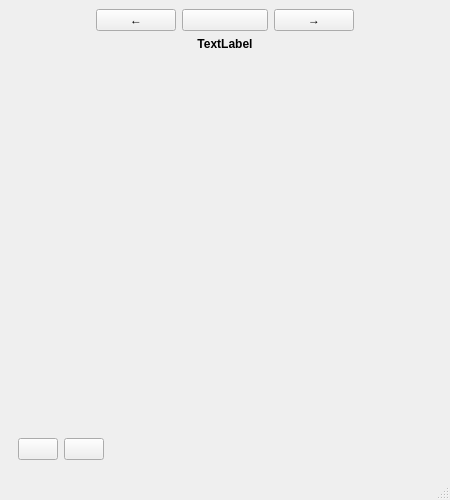
<?xml version="1.0" encoding="UTF-8"?>
<ui version="4.0">
 <class>MainWindow</class>
 <widget class="QMainWindow" name="MainWindow">
  <property name="geometry">
   <rect>
    <x>0</x>
    <y>0</y>
    <width>450</width>
    <height>500</height>
   </rect>
  </property>
  <property name="windowTitle">
   <string>MainWindow</string>
  </property>
  <widget class="QWidget" name="centralwidget">
   <layout class="QVBoxLayout" name="verticalLayout_2">
    <item>
     <layout class="QGridLayout" name="gridLayout_2" columnstretch="2,1,2,1,2">
      <item row="0" column="1">
       <widget class="QPushButton" name="date_back_button">
        <property name="layoutDirection">
         <enum>Qt::LeftToRight</enum>
        </property>
        <property name="text">
         <string>←</string>
        </property>
       </widget>
      </item>
      <item row="0" column="0">
       <spacer name="horizontalSpacer_2">
        <property name="orientation">
         <enum>Qt::Horizontal</enum>
        </property>
        <property name="sizeHint" stdset="0">
         <size>
          <width>40</width>
          <height>20</height>
         </size>
        </property>
       </spacer>
      </item>
      <item row="0" column="3">
       <widget class="QPushButton" name="date_forward_button">
        <property name="text">
         <string>→</string>
        </property>
       </widget>
      </item>
      <item row="0" column="2">
       <widget class="QPushButton" name="date_current_button">
        <property name="text">
         <string/>
        </property>
        <property name="icon">
         <iconset resource="images.qrc">
          <normaloff>:/icons/resources/icons/today.png</normaloff>:/icons/resources/icons/today.png</iconset>
        </property>
       </widget>
      </item>
      <item row="0" column="4">
       <spacer name="horizontalSpacer_3">
        <property name="orientation">
         <enum>Qt::Horizontal</enum>
        </property>
        <property name="sizeHint" stdset="0">
         <size>
          <width>40</width>
          <height>20</height>
         </size>
        </property>
       </spacer>
      </item>
      <item row="1" column="2">
       <widget class="DateLabel" name="date_label">
        <property name="font">
         <font>
          <bold>true</bold>
         </font>
        </property>
        <property name="text">
         <string>TextLabel</string>
        </property>
        <property name="alignment">
         <set>Qt::AlignCenter</set>
        </property>
       </widget>
      </item>
     </layout>
    </item>
    <item>
     <widget class="QScrollArea" name="scrollArea">
      <property name="frameShape">
       <enum>QFrame::NoFrame</enum>
      </property>
      <property name="lineWidth">
       <number>0</number>
      </property>
      <property name="widgetResizable">
       <bool>true</bool>
      </property>
      <widget class="QWidget" name="scrollAreaWidgetContents">
       <property name="geometry">
        <rect>
         <x>0</x>
         <y>0</y>
         <width>432</width>
         <height>326</height>
        </rect>
       </property>
       <layout class="QVBoxLayout" name="verticalLayout_3"/>
      </widget>
     </widget>
    </item>
    <item alignment="Qt::AlignBottom">
     <widget class="QWidget" name="widget" native="true">
      <layout class="QHBoxLayout" name="horizontalLayout">
       <item>
        <widget class="QPushButton" name="new_task_button">
         <property name="text">
          <string/>
         </property>
         <property name="icon">
          <iconset resource="images.qrc">
           <normaloff>:/icons/resources/icons/plus.png</normaloff>:/icons/resources/icons/plus.png</iconset>
         </property>
        </widget>
       </item>
       <item>
        <widget class="QPushButton" name="favourites_button">
         <property name="text">
          <string/>
         </property>
         <property name="icon">
          <iconset resource="images.qrc">
           <normaloff>:/icons/resources/icons/star.png</normaloff>:/icons/resources/icons/star.png</iconset>
         </property>
        </widget>
       </item>
       <item>
        <spacer name="horizontalSpacer">
         <property name="orientation">
          <enum>Qt::Horizontal</enum>
         </property>
         <property name="sizeHint" stdset="0">
          <size>
           <width>40</width>
           <height>20</height>
          </size>
         </property>
        </spacer>
       </item>
      </layout>
     </widget>
    </item>
   </layout>
  </widget>
  <widget class="QMenuBar" name="menubar">
   <property name="geometry">
    <rect>
     <x>0</x>
     <y>0</y>
     <width>450</width>
     <height>24</height>
    </rect>
   </property>
  </widget>
  <widget class="QStatusBar" name="statusbar"/>
 </widget>
 <customwidgets>
  <customwidget>
   <class>DateLabel</class>
   <extends>QLabel</extends>
   <header>datelabel.h</header>
  </customwidget>
 </customwidgets>
 <resources>
  <include location="images.qrc"/>
 </resources>
 <connections/>
</ui>
